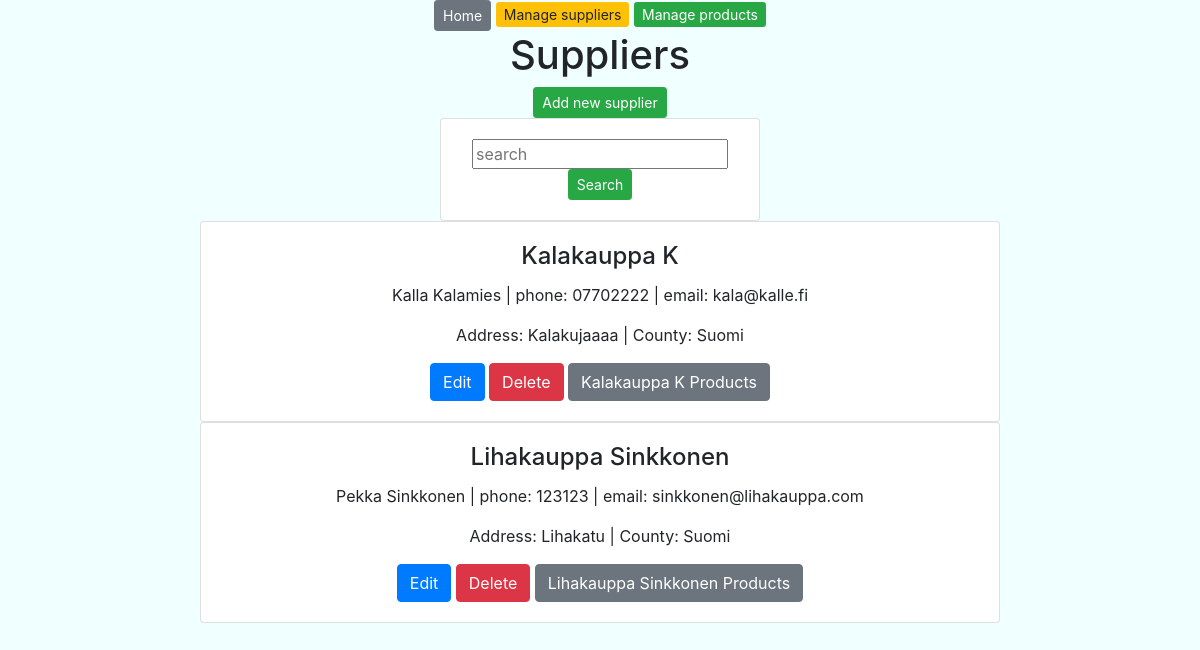
The app's page /suppliers.html/, older data.
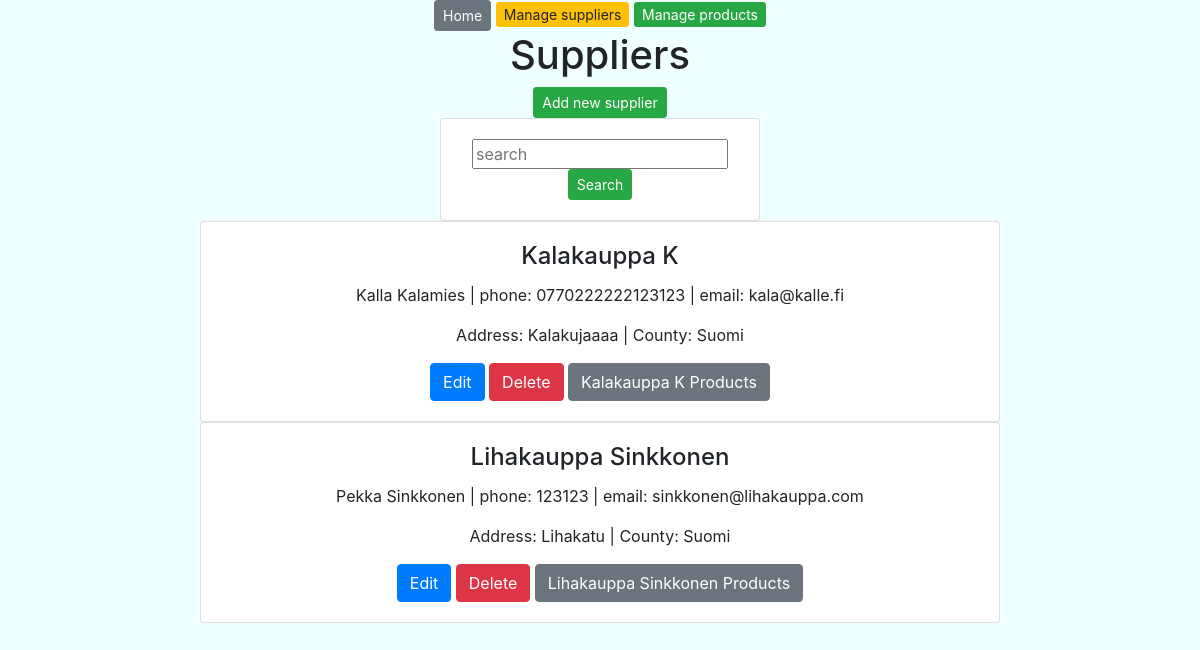
The same page, newer data.
### app/models.py (models this page shows)
class Supplier(models.Model):
    companyname = models.CharField(max_length = 50, default="firma")
    contactname = models.CharField(max_length = 50, default="firma")
    address = models.CharField(max_length = 100, default="firma")
    phone = models.CharField(max_length = 20, default="firma")
    email = models.CharField(max_length = 50, default="firma")
    country = models.CharField(max_length = 50, default="firma")

### app/views.py (the view)
# urls.py: path('suppliers.html/',supplierlistview),
def supplierlistview(request):
        supplierlist = Supplier.objects.all()
        context = {'suppliers': supplierlist}
        return render (request, "suppliers.html", context)

### app/templates/suppliers.html (shortened to what this page needs)
{% extends 'index.html' %}
{% block content %}
<h1>Suppliers</h1>
<button id="add-btn" class="btn btn-success btn-sm" onclick="showaddform()">Add new supplier</button>
<div class="card" style="width: 20rem;">
    <div class="card-body">
        <form method="post" action="/search-suppliers/">
            <input class="card-text" class="card-text" type="text" placeholder="search" name="search">
            <input type="submit" value="Search" class="btn btn-success btn-sm" name="">
        </form>
    </div>
</div>
{% for s in suppliers %}
<div class="card" style="width: 50rem">
    <div class="card-body">
        <h4 class="card-title">{{s.companyname}}</h4>
        <p class="card-text">{{s.contactname}} | phone: {{s.phone}} | email: {{s.email}}</p>
        <p class="card-text"> Address: {{s.address}} | County: {{s.country}}</p>
        <a href="/edit-supplier-get/{{s.id}}/" class="btn btn-primary">Edit</a>
        <a href="/delete-supplier/{{s.id}}/" class="btn btn-danger">Delete</a>
        <a href="/products-by-supplier/{{s.id}}/" class="btn btn-secondary">{{s.companyname}} Products</a>
    </div>
</div>
{% empty %}
<div class="card" style="width: 50rem;">
    <div class="card-body">
        <p class="card-text">No products found in the database </p>
    </div>
</div>
{%endfor%}
{% endblock %}

Row changes from the older to the newer data that the page shows:
changed Supplier "Kalakauppa K": phone "07702222" → "0770222222123123"
